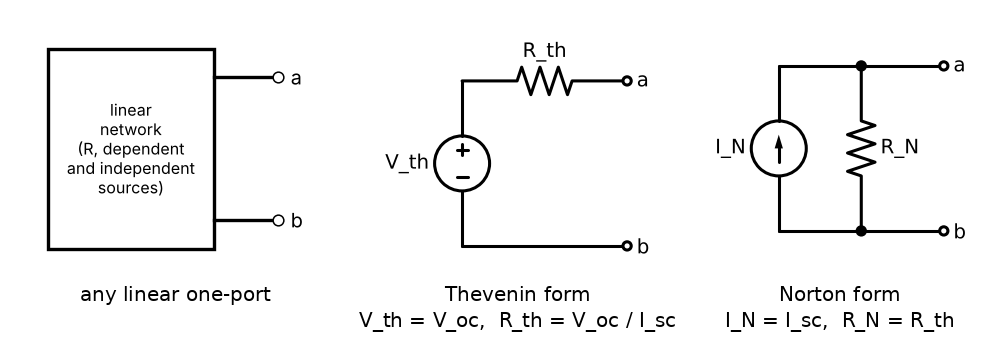
#> input picture 04_Concept_Notes/01_Network_Theory/figures/d02_equivalents.png, 995 x 350 px, given in place of mC1.png, which was not available
$ python make_figures_day03.py
#> lines starting #> are read from the running program, lines starting #| are printed output that depends on the picture
### 04_Concept_Notes/tools/fig_helpers.py
"""Shared drawing helpers for the concept-note figures.

    from fig_helpers import Figs
    f = Figs('../figures')          # output folder
    d = f.new(); ...; f.save(d, 'name')          # schemdraw circuit  -> name.png
    fig, ax = f.plot(); ...; f.savefig(fig, 'name')   # matplotlib plot -> name.png

Needs: pip install schemdraw matplotlib numpy
"""
import os
import shutil

import matplotlib
matplotlib.rcParams['figure.max_open_warning'] = 0
import matplotlib.pyplot as plt
import schemdraw
import schemdraw.elements as e

schemdraw.use('matplotlib')
#> (this line was passed over: schemdraw is not available in this run)

# one consistent look for every plot
plt.rcParams.update({
    'font.size': 12, 'axes.grid': True, 'grid.alpha': 0.3, 'axes.spines.top': False,
    'axes.spines.right': False, 'lines.linewidth': 2, 'figure.facecolor': 'white',
})
COLORS = ['#1f77b4', '#d62728', '#2ca02c', '#ff7f0e', '#9467bd', '#8c564b']


class Figs:
    def __init__(self, out_dir):
        self.out = os.path.abspath(out_dir)
        os.makedirs(self.out, exist_ok=True)

    # ---- circuits (schemdraw) ----
    @staticmethod
    def new(unit=3, fontsize=13):
        d = schemdraw.Drawing(show=False)
        d.config(fontsize=fontsize, unit=unit)
        return d

    def save(self, d, name):
        d.save(os.path.join(self.out, name + '.png'), dpi=110, transparent=False)

    # [20 lines left out: functions loop, panel, panel_fig, not called in this run]

    def hstack(self, names, out, captions=None, pad=24, line_h=26):
        """Stitch panels side by side; captions may contain newlines; each cell is at least as wide as its caption."""
        from PIL import Image, ImageDraw, ImageFont
        import matplotlib.font_manager as fm
        tmp = os.path.join(self.out, '_panels')
        ims = [Image.open(os.path.join(tmp, n + '.png')).convert('RGB') for n in names]
        font = ImageFont.truetype(fm.findfont('DejaVu Sans'), 20)
        probe = ImageDraw.Draw(Image.new('RGB', (10, 10)))
        cells = []
        for k, im in enumerate(ims):
            cw = im.width
            if captions:
                cw = max(cw, int(max(probe.textlength(line, font=font) for line in captions[k].split('\n'))) + 16)
            cells.append(cw)
        H = max(i.height for i in ims)
        n_lines = max((c.count('\n') + 1 for c in captions), default=0) if captions else 0
        W = sum(cells) + pad * (len(ims) + 1)
        canvas = Image.new('RGB', (W, H + n_lines * line_h + 2 * pad), 'white')
        draw = ImageDraw.Draw(canvas)
        x = pad
        for k, im in enumerate(ims):
            canvas.paste(im, (x + (cells[k] - im.width) // 2, pad + (H - im.height) // 2))
            if captions:
                for j, line in enumerate(captions[k].split('\n')):
                    tw = draw.textlength(line, font=font)
                    draw.text((x + (cells[k] - tw) / 2, pad + H + 8 + j * line_h), line, fill='black', font=font)
            x += cells[k] + pad
        canvas.save(os.path.join(self.out, out + '.png'))

    def cleanup(self):
        shutil.rmtree(os.path.join(self.out, '_panels'), ignore_errors=True)

    # ---- plots (matplotlib) ----
    @staticmethod
    def plot(figsize=(6.4, 3.6), **kw):
        return plt.subplots(figsize=figsize, **kw)

    def savefig(self, fig, name):
        fig.savefig(os.path.join(self.out, name + '.png'), dpi=110, bbox_inches='tight', facecolor='white')
        plt.close(fig)

### 04_Concept_Notes/01_Network_Theory/tools/make_figures_day03.py
"""Regenerates every Day 3 figure in ../figures (prefix d03_).   Needs: schemdraw matplotlib numpy pillow"""
import os
import sys

HERE = os.path.dirname(os.path.abspath(__file__))
sys.path.insert(0, os.path.join(HERE, '..', '..', 'tools'))

import numpy as np
import schemdraw.elements as e
from fig_helpers import COLORS, Figs

f = Figs(os.path.join(HERE, '..', 'figures'))
OHM, MU = '\u03a9', '\u03bc'

# ------------------------------------------------------------------ first-order response with tau markers
fig, (a1, a2) = f.plot((9.4, 3.7), ncols=2)
t = np.linspace(0, 5.5, 400)
a1.plot(t, 1 - np.exp(-t), color=COLORS[0])
a1.plot([0, 1], [0, 1], '--', color='gray', lw=1.3)                          # tangent at t = 0 reaches the final value at t = tau
for n, lab in ((1, '63.2%'), (2, '86.5%'), (3, '95.0%'), (4, '98.2%'), (5, '99.3%')):
    a1.plot([n], [1 - np.exp(-n)], 'o', color=COLORS[1]); a1.text(n + 0.07, 1 - np.exp(-n) - 0.09, lab, fontsize=8.5)
a1.set_xlabel('t / \u03c4'); a1.set_ylabel('x(t) \u2212 x(0\u207a)  as a fraction of  x(\u221e) \u2212 x(0\u207a)')
a1.set_title('Charging / step response', fontsize=11); a1.set_ylim(0, 1.08)
a1.annotate('tangent at t = 0\nhits the final value at t = \u03c4', (0.5, 0.5), (1.5, 0.22), arrowprops=dict(arrowstyle='->'), fontsize=9)
a2.plot(t, np.exp(-t), color=COLORS[0])
for n, lab in ((1, '36.8%'), (2, '13.5%'), (3, '5.0%'), (4, '1.8%'), (5, '0.7%')):
    a2.plot([n], [np.exp(-n)], 'o', color=COLORS[1]); a2.text(n + 0.07, np.exp(-n) + 0.03, lab, fontsize=8.5)
a2.set_xlabel('t / \u03c4'); a2.set_title('Natural (source-free) response', fontsize=11); a2.set_ylim(0, 1.08)
f.savefig(fig, 'd03_first_order')
#> in savefig, `fig.savefig(os.path.join(self.out, name + '.png'), dpi=110, bbox_inche..`:
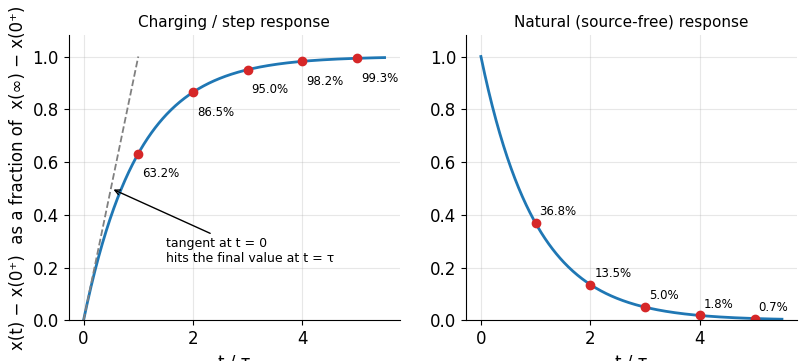
#> figure drawn by matplotlib, 2 panels; panel 1: curve peaks at x = 5.5, y = 0.996; panel 2: curve peaks at x = 0, y = 1

# ------------------------------------------------------------------ the 0+ / infinity replacement models
def models(kind):
    # panel 1: the real element, panel 2: model at 0+, panel 3: model at infinity
    d = f.new(); d.add(e.Dot(open=True).label('+', loc='left'))
    d.add(e.Line().right(0.5))
    if kind == 'C':
        d.add(e.Capacitor().down().label('C', loc='right'))
    else:
        d.add(e.Inductor().down().label('L', loc='right'))
    d.add(e.Line().left(0.5)); d.add(e.Dot(open=True).label('\u2212', loc='left'))
    f.panel(d, f'm{kind}1')
    d = f.new(); d.add(e.Dot(open=True).label('+', loc='left'))
    d.add(e.Line().right(0.5))
    if kind == 'C':
        d.add(e.SourceV().down().reverse().label('V\u2080', loc='right'))
    else:
        d.add(e.SourceI().down().label('I\u2080', loc='right'))
    d.add(e.Line().left(0.5)); d.add(e.Dot(open=True).label('\u2212', loc='left'))
    f.panel(d, f'm{kind}2')
    d = f.new(); d.add(e.Dot(open=True).label('+', loc='left'))
    if kind == 'C':
        d.add(e.Line().right(0.5)); d.add(e.Line().down(0.9)); d.add(e.Dot(open=True)); d.add(e.Dot(open=True).at((0.5, -2.1)))
        d.add(e.Line().at((0.5, -2.1)).down(0.9)); d.add(e.Line().left(0.5)); d.add(e.Dot(open=True).label('\u2212', loc='left'))
    else:
        d.add(e.Line().right(0.5)); d.add(e.Line().down(3)); d.add(e.Line().left(0.5)); d.add(e.Dot(open=True).label('\u2212', loc='left'))
    f.panel(d, f'm{kind}3')

models('C'); models('L')
#> (the call stopped at in new, `d = schemdraw.Drawing(show=False)`: schemdraw is not available in this run)
#> (the call stopped at in new, `d = schemdraw.Drawing(show=False)`: schemdraw is not available in this run)
f.hstack(['mC1', 'mC2', 'mC3'], 'd03_models_C',
         ['capacitor with\nv(0\u207b) = V\u2080', 'at t = 0\u207a:\nvoltage source V\u2080', 'at t \u2192 \u221e (DC):\nopen circuit'])
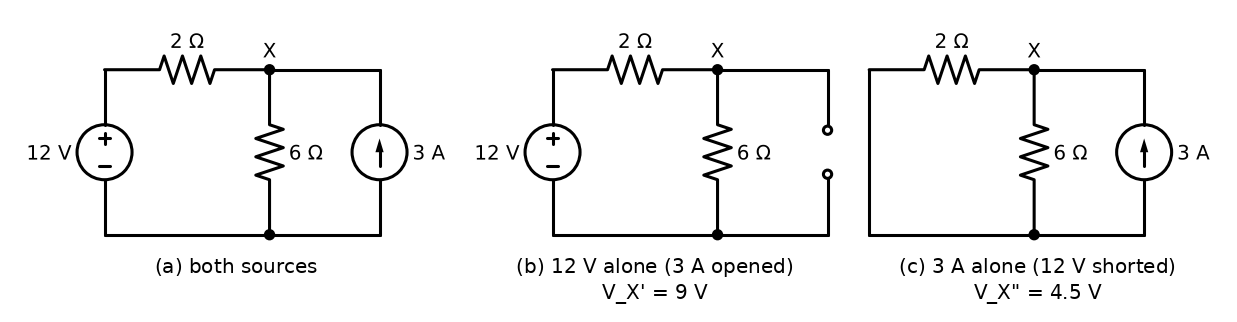
#> input picture 04_Concept_Notes/01_Network_Theory/figures/d02_ex1_super.png, 1237 x 322 px, given in place of mC2.png, which was not available
#> the loop in hstack, `for k, im in enumerate(ims):` made 3 passes
#> cw on passes 1 to 3: 995, 1237, 1237
#> after the loop in hstack, `for k, im in enumerate(ims):`: cells = [995, 1237, 1237]
#> in hstack, `H = max(i.height for i in ims)`: H = 350
#> in hstack, `W = sum(cells) + pad * (len(ims) + 1)`: W = 3565
#> in hstack, `canvas = Image.new('RGB', (W, H + n_lines * line_h + 2 * pad), 'white')`: canvas: PIL image 3565x450 RGB; every value is 255
#> the loop in hstack, `for k, im in enumerate(ims):` made 3 passes
#> x on passes 1 to 3: 1043, 2304, 3565
#> after the loop in hstack, `for k, im in enumerate(ims):`:
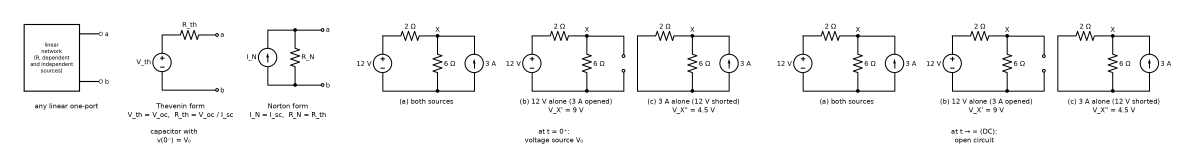
#> canvas: PIL image 3565x450 RGB (shown at 1/3 size); min 0, max 255, mean 246.2
f.hstack(['mL1', 'mL2', 'mL3'], 'd03_models_L',
         ['inductor with\ni(0\u207b) = I\u2080', 'at t = 0\u207a:\ncurrent source I\u2080', 'at t \u2192 \u221e (DC):\nshort circuit'])
#> (the run stopped early here; a loop or call above may not have finished)
